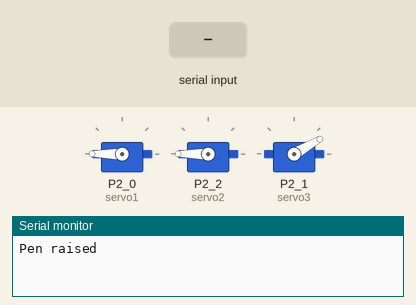
Recording of a sketch running on a simulated TI MSP430 LaunchPad. Shown: 3 × servo, the last lines printed to the serial monitor. Inputs (shaded band) come from the test bench.

Above: at 1.2 s.
1.3 s: "l\n" received over Serial
At 2.4 s:
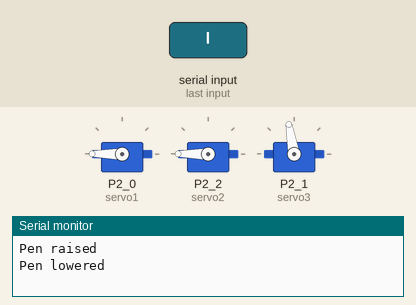
2.8 s: "r\n" received over Serial
At 3.5 s:
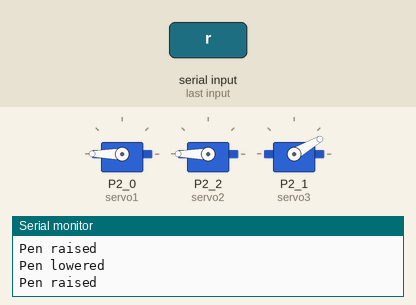
Timing chart, 0 to 5.8 s (numbered marks = the images above; inputs shaded):
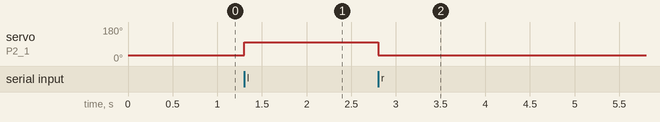

The sketch:

prog.ino
```cpp
#include <Servo.h>

// The servo library takes care of generating pulses, and its source code is found at
// https://github.com/energia/Energia/blob/master/libraries/Servo/Servo.h
// Note that the PWM range is not the same as that noted in the documentation
// This is to keep the servo operating in the regime where the behaviour is not
// significantly non-linear

Servo servo1;
Servo servo2;
Servo servo3;

float a1; // angle at servo 1
float a2; // angle at servo 2

String data;

// dataRef: What is this input for?
// 'a' for a1
// 'b' for a2
// 'r' to riase pen
// 'l' to lower pen
String dataRef;  // if "a" angle 1, if "b" angle 2

// flag: Are we in the correct system state? (a -> a1, b -> a2)
// case 0 if "a" not yet received, or pen was just lowered/raised
// case 1 if "a" received and case was 0
// case 2 if "b" received and case was 1
int flag = 0;


void raisePen(){
// It just so happened that when I set up my robot, the pen was vertical
// at 100 degrees and sufficiently raised as 30 degrees
  servo3.write(30);
  Serial.println("Pen raised");
  }

void lowerPen(){
  servo3.write(100);
  Serial.println("Pen lowered");
  }


void setup()
{

  servo1.attach(P2_0); // Register the ports of each servo
  servo2.attach(P2_2); // It just so happened that I switched the connections
  servo3.attach(P2_1); // when wring everything together (P2.1 <-> P2.2)
  servo1.write(180);   // This is the rest position
  servo2.write(180);   //
  raisePen();          // start robot wiht pen raised
  Serial.begin(9600);  // begin allow serial I/o with 9600 baud rate
}

void loop(){
  if (Serial.available() > 0) {
      // Only desire to do something if serial input received
      data = Serial.readStringUntil('\n'); // Define delimiter to read up until

      // dataref is the flag given to the microcontroller to let it know what
      // we want it to do:
      // "a": angle a1 input
      // "b": angle a2 input
      // "l": lower pen
      // "r": raise pen
      dataRef = data.substring(0,1);


      // set corresponding variables by case, and update flags
      if (dataRef == "a") {
          a1 = data.substring(1,data.length()).toFloat();
          flag = 1; // we have received a valid a1
      } else if(dataRef == "b") {
          if (flag==1) { // set this onbly if we got angle a1
            a2 = data.substring(1,data.length()).toFloat();
            flag = 2; // we have received both angles
          }
          else { // received garbage, go to next iteration
            flag = 0;  // reset flag
            Serial.println("a1 not recieved");
            }
      } else if(dataRef == "r") {
          raisePen();
          flag = 0;
      } else if(dataRef == "l") {
          lowerPen();
          flag = 0;
      } else {
          Serial.println("Garbage recieved"); // received garbage, go to next iteration
      }
      if (flag==2) { // we got the correct inputs. Write angles to servos and reset flag
          servo1.write(a1);
          servo2.write(a2);
          flag = 0;
        }
    }
  }
```

Measured:
- after the input at 1.3 s, servo on P2_1 (servo3): 30° → 100° at once
- after the input at 2.8 s, servo on P2_1 (servo3): 100° → 30° at once
